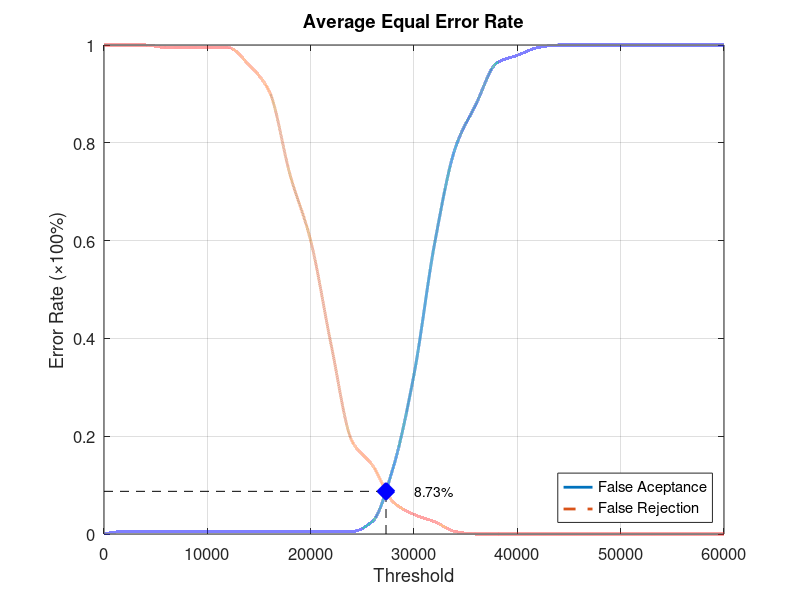
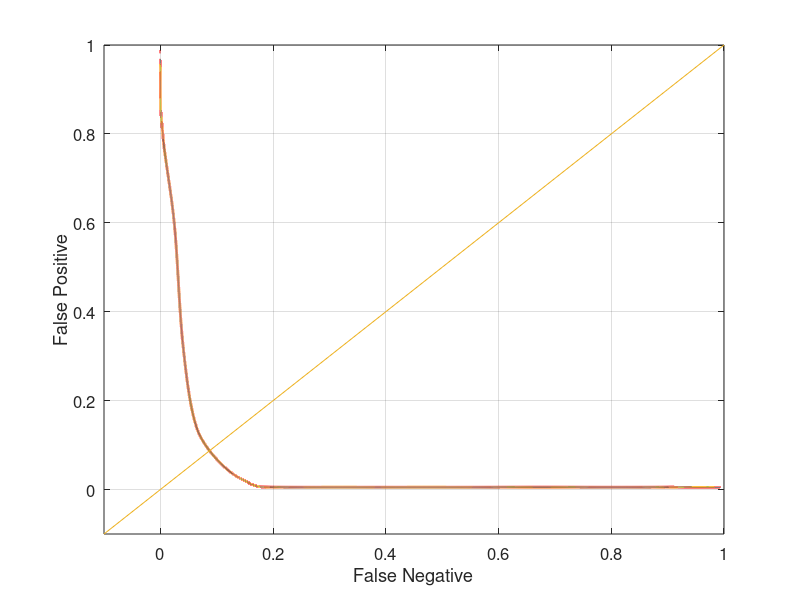

Source code (MATLAB) for these figures, in order:
function yEER = Database2_3
close all;
clear;
clc;
x = 0:2000:60000;
xq = 0:0.5:60000;

y0 = [0 0.00526316 0.00526316 0.00526316 0.00526316 0.00526316 0.00526316 0.00526316 0.00526316 0.00526316 0.00526316 0.00526316 0.00526316 0.0263158 0.136842 0.326316 0.594737 0.789474 0.878947 0.963158 0.978947 0.994737 1 1 1 1 1 1 1 1 1];
yy0 = interp1(x, y0, xq, 'pchip');
y1 = [1 1 1 0.995 0.995 0.995 0.995 0.96 0.905 0.735 0.6 0.385 0.19 0.14 0.065 0.04 0.025 0.005 0 0 0 0 0 0 0 0 0 0 0 0 0];
yy1 = interp1(x, y1, xq, 'pchip');

% Calculating EER: 
y2 = abs(y0 - y1);
find(y2 == min(y2))
yy2 = abs(yy0 - yy1);
xEER = find(yy2 == min(yy2));
xEERIndex = xq(xEER) % X-axis EER
yEER = yy0(xEER) % Y-axis EER

main = figure
plot(xq, yy0,'-','LineWidth', 2);	hold on
plot(xq, yy1,'--','LineWidth', 2);	hold on
plot([xEERIndex xEERIndex], [0 yEER], 'k--');	hold on
plot([0 xEERIndex], [yEER yEER], 'k--');	hold on
plot(xEERIndex, yEER, 'bx', 'LineWidth', 10);	hold on
text(xEERIndex + 10 * xEERIndex / 100, yEER, [num2str(round((10000 * yEER)) / 100) '%'])
legend('False Aceptance', 'False Rejection', 'Location', 'SouthEast')
xlabel('Threshold')
ylabel('Error Rate (\times100%)')
title('Average Equal Error Rate')
set(gca, 'FontSize', 12)
axis([0 60000 0 1])
grid on

print(main, 'Database2_3Main', '-dpng');
FNRxFPR = figure('Color', [1 1 1]);
plot(yy1, yy0, '-', yy1, yy0, 'LineWidth', 2);
hold on
y = -0.1:0.1:1
plot(y, y); 
set(gca, 'FontSize', 12)
xlabel('False Negative')
ylabel('False Positive')
axis([-0.1 1 -0.1 1])
set(gca, 'FontSize', 12)
grid on

print(FNRxFPR, 'Database2_3FNRxFPR','-dpng');
end
